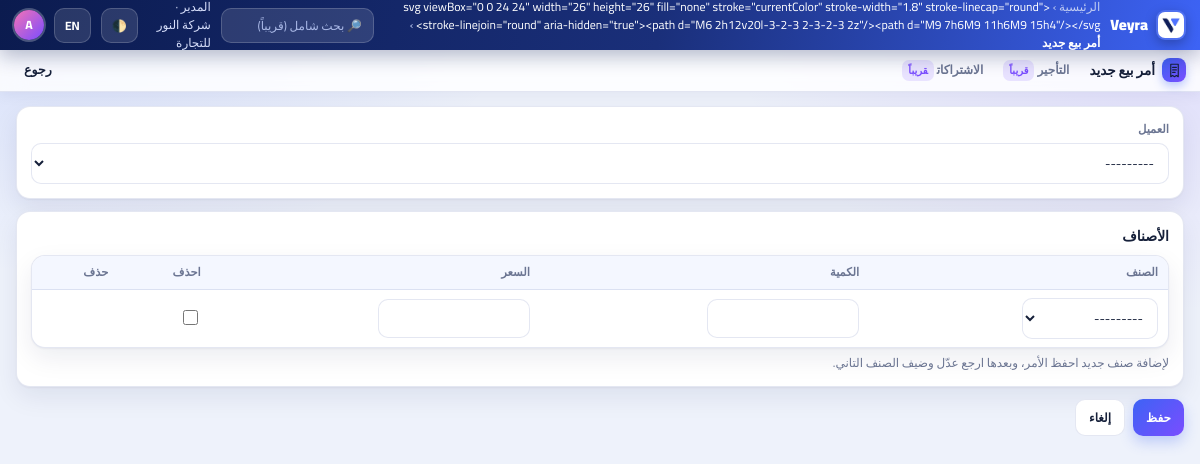
The page /sales/orders/new/ (signed in) on the database its author committed.
### accounts/models.py (models this page shows, shortened)
class User(AbstractUser):
    company = models.ForeignKey("core.Company", null=True, blank=True,
                                on_delete=models.PROTECT, related_name="users")
    is_company_manager = models.BooleanField("مدير الشركة", default=False)
    allowed_modules = models.ManyToManyField("core.Module", blank=True, related_name="users")
    def can_access(self, code):
        if self.is_superuser:
            return True

### core/models.py (models this page shows, shortened)
class TimeStampedModel(models.Model):
    created_at = models.DateTimeField(auto_now_add=True)
    updated_at = models.DateTimeField(auto_now=True)
    class Meta:
        abstract = True

class Company(TimeStampedModel):
    name = models.CharField("اسم الشركة", max_length=150)
    code = models.CharField("كود الشركة", max_length=20, unique=True)
    country = models.CharField("البلد", max_length=2, default="EG")
    currency = models.CharField("العملة", max_length=3, default="EGP")
    version = models.CharField("إصدار النظام", max_length=20, default="2.4.0")
    is_active = models.BooleanField("نشطة", default=True)

class Module(TimeStampedModel):
    CATEGORY = [("main", "رئيسي"), ("sub", "فرعي")]
    code = models.SlugField("الكود", max_length=40, unique=True)
    name = models.CharField("الاسم", max_length=100)
    category = models.CharField("النوع", max_length=10, choices=CATEGORY, default="main")
    parent = models.ForeignKey("self", null=True, blank=True, on_delete=models.SET_NULL, related_name="children")
    depends_on = models.ManyToManyField("self", symmetrical=False, blank=True, related_name="required_by")
    sort = models.PositiveIntegerField(default=0)
    class Meta:
        ordering = ["sort", "name"]

### core/views.py (the view, shortened to what this page needs)
# urls.py: path("sales/orders/new/", views.sales_create, name="sales_create"),
@module_required("sales")
def sales_create(request):
    company = request.user.company
    order = SalesOrder(company=company, number="")
    form = SalesOrderForm(request.POST or None, instance=order, company=company)
    formset = SalesLineFormSet(request.POST or None, instance=order, form_kwargs={"company": company})
    return _render_form(request, code="sales", title="أمر بيع جديد", form=form, formset=formset, back_url="sales_orders")

### sales/forms.py
class SalesOrderForm(forms.ModelForm):
    class Meta:
        model = SalesOrder
        fields = ["customer"]
        labels = {"customer": "العميل"}
    def __init__(self, *args, company=None, **kwargs):
        super().__init__(*args, **kwargs)
        self.fields["customer"].queryset = Partner.objects.filter(company=company, kind__in=["customer", "both"])

### core/context_processors.py (called while the page is built)
def module_nav(request):
    user = getattr(request, "user", None)
    match = getattr(request, "resolver_match", None)
    if not user or not user.is_authenticated or not user.company_id or not match:
        return {"subs": []}
    code = URL_MODULE.get(match.url_name)
    if not code:
        return {"subs": []}
    enabled = set(CompanyModule.objects.filter(company_id=user.company_id, enabled=True)
                  .values_list("module__code", flat=True))
    subs = [m for m in Module.objects.filter(parent__code=code) if m.code in enabled and user.can_access(m.code)]
    return {"subs": subs, "current_module": code}

### core/i18n_dict.py (called while the page is built)
def translate(text, lang):
    if lang == "en":
        return EN.get(text, text)
    return text

### core/icons.py (called while the page is built)
def svg_for(code):
    body = _P.get(code, _FALLBACK)
    return ('<svg viewBox="0 0 24 24" width="26" height="26" fill="none" stroke="currentColor" stroke-width="1.8" '
            'stroke-linecap="round" stroke-linejoin="round" aria-hidden="true">' + body + '</svg>')

### core/models.py (called while the page is built)
    def __str__(self):
        return self.name

### core/templatetags/veyra_i18n.py (called while the page is built)
@register.filter
def tr(value):
    if value is None:
        return ""
    return translate(str(value), get_language())

### core/views.py (called while the page is built)
def _render_form(request, *, code, title, form, formset=None, back_url=None):
    return render(request, "form.html", {
        "code": code, "title": title, "form": form, "formset": formset,
        "back_url": back_url, "menus": MENUS.get(code, []), "icon": svg_for(code),
    })

### inventory/models.py (called while the page is built)
    def __str__(self):
        return self.name

### templates/form.html (shortened to what this page needs)
{% extends "base.html" %}
{% load veyra_i18n %}
{% block crumb %}<span>{{ 'الرئيسية'|tr }}</span> › {% if back_url %}<a href="{% url back_url %}">{{ icon }}</a> › {% endif %}<b>{{ title|tr }}</b>{% endblock %}
{% block modnav %}
<nav class="modnav">
  <span class="mname"><span class="mico">{{ icon|safe }}</span>{{ title|tr }}</span>
  {% for s in subs %}<span class="sub">{{ s.name|tr }}<span class="soon-tag">{{ 'قريباً'|tr }}</span></span>{% endfor %}
  {% if back_url %}<a href="{% url back_url %}">{{ 'رجوع'|tr }}</a>{% endif %}
</nav>
{% endblock %}
{% block content %}
<form method="post" novalidate>{% csrf_token %}
  <div class="card" style="margin-bottom:12px">
    <div class="fgrid">
      {% for field in form %}
      <div>
        <label>{{ field.label|tr }}</label>
        {{ field }}
      </div>
      {% endfor %}
    </div>
  </div>
  {% if formset %}
  <div class="card" style="margin-bottom:12px">
    <h3 style="margin:0 0 8px;font-size:14px">{{ 'الأصناف'|tr }}</h3>
    <table class="tbl">
      <thead><tr>{% for f in formset.empty_form.visible_fields %}<th>{{ f.label|tr }}</th>{% endfor %}<th>{{ 'حذف'|tr }}</th></tr></thead>
      <tbody>
      {% for line in formset %}
        <tr>
          {% for f in line.visible_fields %}<td>{{ f }}{% for e in f.errors %}<div style="color:#E5484D;font-size:11.5px">{{ e }}</div>{% endfor %}</td>{% endfor %}
          <td>{% if line.can_delete %}{{ line.DELETE }}{% endif %}</td>
        </tr>
      {% endfor %}
      </tbody>
    </table>
    <div class="muted" style="margin-top:6px">{{ 'لإضافة صنف جديد احفظ الأمر، وبعدها ارجع عدّل وضيف الصنف التاني.'|tr }}</div>
  </div>
  {% endif %}
  <div style="display:flex;gap:8px">
    <button class="btn" type="submit">{{ 'حفظ'|tr }}</button>
    {% if back_url %}<a class="btn ghost" href="{% url back_url %}">{{ 'إلغاء'|tr }}</a>{% endif %}
  </div>
</form>
{% endblock %}

### templates/base.html (shortened to what this page needs)
{% load static i18n veyra_i18n %}<!DOCTYPE html>
<html lang="{{ request.LANGUAGE_CODE|default:'ar' }}" dir="{% if request.LANGUAGE_CODE == 'en' %}ltr{% else %}rtl{% endif %}" data-theme="light">
<head>
<link rel="stylesheet" href="{% static 'css/app.css' %}">
</head>
<body>
<header class="topbar">
  <a href="{% url 'home' %}" class="brand"><img class="logo" src="{% static 'img/logo.png' %}" alt="Veyra"> Veyra</a>
  <span class="crumb">{% block crumb %}<b>{% if request.LANGUAGE_CODE == 'en' %}Home{% else %}الرئيسية{% endif %}</b>{% endblock %}</span>
  {% if user.is_authenticated %}
  <input class="search" placeholder="🔎 {{ 'بحث شامل (قريباً)'|tr }}" disabled>
  <span class="who">{{ user.get_full_name|default:user.username }}{% if user.company %} · {{ user.company.name }}{% endif %}</span>
  {% endif %}
  <button class="iconbtn" id="theme-btn" type="button" onclick="toggleTheme()" title="dark / light">🌓</button>
  <form class="lang-form" method="post" action="{% url 'set_language' %}">{% csrf_token %}
    <button class="iconbtn" type="submit">{% if request.LANGUAGE_CODE == 'en' %}عربي{% else %}EN{% endif %}</button>
  </form>
  {% if user.is_authenticated %}
  <details class="dd">
    <summary><span class="avatar">{{ user.username|slice:":1"|upper }}</span></summary>
  </details>
  {% else %}
  <a class="btn sm" href="{% url 'login' %}">{{ 'دخول'|tr }}</a>
  {% endif %}
</header>
{% block modnav %}{% endblock %}
<main class="rise">
  {% block content %}{% endblock %}
</main>
</body>
</html>

### rows shown on the page
User: company.name "شركة النور للتجارة", username "A"
Module: name|tr "التأجير", value "قريباً"
Module: name|tr "الاشتراكات", value "قريباً"

### other values the page prints
{{ title|tr }} "أمر بيع جديد"
{{ 'رجوع'|tr }} "رجوع"
{{ field.label|tr }} "العميل"
{{ 'الأصناف'|tr }} "الأصناف"
{{ f.label|tr }} "الصنف" "الكمية" "السعر" "احذف"
{{ 'حذف'|tr }} "حذف"
{{ 'لإضافة صنف جديد احفظ الأمر، وبعدها ارجع عدّل وضيف الصنف التاني.'|tr }} "لإضافة صنف جديد احفظ الأمر، وبعدها ارجع عدّل وضيف الصنف التاني."
{{ 'حفظ'|tr }} "حفظ"
{{ 'إلغاء'|tr }} "إلغاء"
